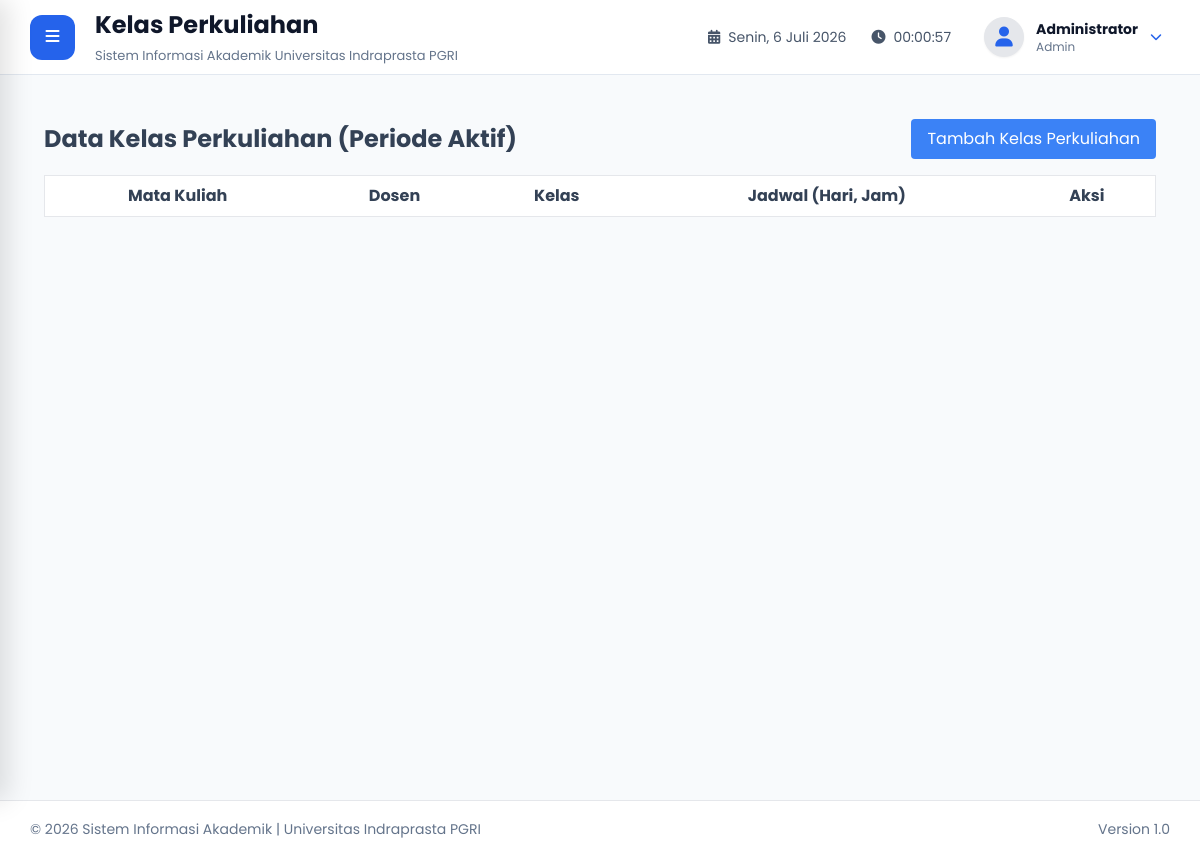
Before: /admin/jadwal/index.php (signed in) with the older database file.
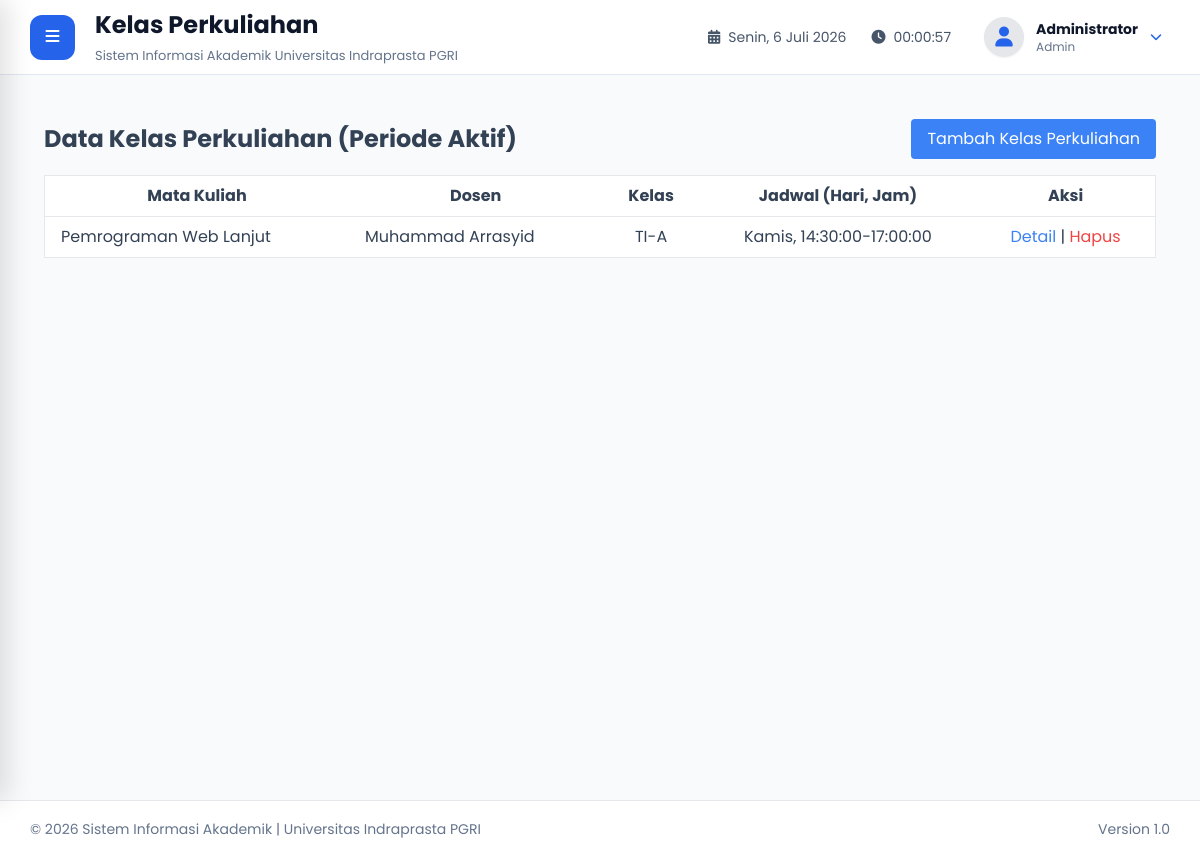
After: the same page with the newer database file.
### tables this page shows
CREATE TABLE IF NOT EXISTS `kelas_perkuliahan` (
  `id_kelas_perkuliahan` char(36) NOT NULL,
  `id_matkul` char(36) NOT NULL,
  `id_dosen` char(36) NOT NULL,
  `id_kelas` char(36) NOT NULL,
  `id_periode` char(36) NOT NULL,
  `hari` varchar(20) DEFAULT NULL,
  `jam_mulai` time DEFAULT NULL,
  `jam_selesai` time DEFAULT NULL,
  `ruangan` varchar(50) DEFAULT NULL,
  PRIMARY KEY (`id_kelas_perkuliahan`),
  KEY `id_matkul` (`id_matkul`),
  KEY `id_dosen` (`id_dosen`),
  KEY `id_kelas` (`id_kelas`),
  KEY `id_periode` (`id_periode`),
  CONSTRAINT `kelas_perkuliahan_ibfk_1` FOREIGN KEY (`id_matkul`) REFERENCES `mata_kuliah` (`id_matkul`) ON DELETE CASCADE,
  CONSTRAINT `kelas_perkuliahan_ibfk_2` FOREIGN KEY (`id_dosen`) REFERENCES `dosen` (`id_dosen`) ON DELETE CASCADE,
  CONSTRAINT `kelas_perkuliahan_ibfk_3` FOREIGN KEY (`id_kelas`) REFERENCES `kelas` (`id_kelas`) ON DELETE CASCADE,
  CONSTRAINT `kelas_perkuliahan_ibfk_4` FOREIGN KEY (`id_periode`) REFERENCES `periode_akademik` (`id_periode`) ON DELETE CASCADE
);

CREATE TABLE IF NOT EXISTS `mata_kuliah` (
  `id_matkul` char(36) NOT NULL,
  `id_prodi` char(36) NOT NULL,
  `kode_matkul` varchar(20) NOT NULL,
  `nama_matkul` varchar(100) NOT NULL,
  `sks` int NOT NULL,
  PRIMARY KEY (`id_matkul`),
  UNIQUE KEY `kode_matkul` (`kode_matkul`),
  KEY `id_prodi` (`id_prodi`),
  CONSTRAINT `mata_kuliah_ibfk_1` FOREIGN KEY (`id_prodi`) REFERENCES `prodi` (`id_prodi`) ON DELETE CASCADE
);

CREATE TABLE IF NOT EXISTS `users` (
  `id_user` char(36) NOT NULL,
  `username` varchar(50) NOT NULL,
  `password_hash` varchar(255) NOT NULL,
  `nama_lengkap` varchar(100) NOT NULL,
  `foto` varchar(255) DEFAULT 'default-user.png',
  `role` enum('admin','dosen','mahasiswa') NOT NULL,
  `status` enum('aktif','nonaktif') DEFAULT 'aktif',
  `last_login` datetime DEFAULT NULL,
  `created_at` timestamp NULL DEFAULT CURRENT_TIMESTAMP,
  PRIMARY KEY (`id_user`),
  UNIQUE KEY `username` (`username`)
);

CREATE TABLE IF NOT EXISTS `kelas` (
  `id_kelas` char(36) NOT NULL,
  `id_prodi` char(36) NOT NULL,
  `nama_kelas` varchar(20) NOT NULL,
  PRIMARY KEY (`id_kelas`),
  UNIQUE KEY `uk_prodi_kelas` (`id_prodi`,`nama_kelas`),
  CONSTRAINT `kelas_ibfk_1` FOREIGN KEY (`id_prodi`) REFERENCES `prodi` (`id_prodi`) ON DELETE CASCADE
);

### admin/jadwal/index.php (the view, shortened to what this page needs)
<?php
require_once "../../layout/header.php";
require_once "../../layout/sidebar.php";
require_once "../../layout/navbar.php";
$jadwal = $pdo->query("
    SELECT kp.*, m.nama_matkul, d.nama_lengkap as dosen, k.nama_kelas, p.nama_periode
    FROM kelas_perkuliahan kp
    JOIN mata_kuliah m ON kp.id_matkul = m.id_matkul
    JOIN dosen ds ON kp.id_dosen = ds.id_dosen
    JOIN users d ON ds.id_user = d.id_user
    JOIN kelas k ON kp.id_kelas = k.id_kelas
    JOIN periode_akademik p ON kp.id_periode = p.id_periode
    WHERE p.status = 'aktif'
    ORDER BY kp.hari ASC, kp.jam_mulai ASC
")->fetchAll();
?>
<div class="p-6">
    <div class="flex justify-between items-center mb-4">
        <h1 class="text-2xl font-bold">Data Kelas Perkuliahan (Periode Aktif)</h1>
        <a href="tambah.php" class="bg-blue-500 text-white px-4 py-2 rounded">Tambah Kelas Perkuliahan</a>
    </div>
    <table class="min-w-full bg-white border">
        <thead>
            <tr>
                <th class="py-2 px-4 border-b">Mata Kuliah</th>
                <th class="py-2 px-4 border-b">Dosen</th>
                <th class="py-2 px-4 border-b">Kelas</th>
                <th class="py-2 px-4 border-b">Jadwal (Hari, Jam)</th>
                <th class="py-2 px-4 border-b">Aksi</th>
            </tr>
        </thead>
        <tbody>
            <?php foreach($jadwal as $j): ?>
            <tr>
                <td class="py-2 px-4 border-b"><?= htmlspecialchars($j['nama_matkul']) ?></td>
                <td class="py-2 px-4 border-b"><?= htmlspecialchars($j['dosen']) ?></td>
                <td class="py-2 px-4 border-b text-center"><?= htmlspecialchars($j['nama_kelas']) ?></td>
                <td class="py-2 px-4 border-b text-center"><?= htmlspecialchars($j['hari']) ?>, <?= $j['jam_mulai'] ?>-<?= $j['jam_selesai'] ?></td>
                <td class="py-2 px-4 border-b text-center">
                    <a href="detail.php?id=<?= $j['id_kelas_perkuliahan'] ?>" class="text-blue-500">Detail</a> |
                    <a href="hapus.php?id=<?= $j['id_kelas_perkuliahan'] ?>" class="text-red-500" onclick="return confirm('Yakin hapus?')">Hapus</a>
                </td>
            </tr>
            <?php endforeach; ?>
        </tbody>
    </table>
</div>
<?php require_once "../../layout/footer.php"; ?>

Changed rows visible on the page:
added kelas_perkuliahan: id_matkul.nama_matkul "Pemrograman Web Lanjut", users.nama_lengkap "Muhammad Arrasyid", id_kelas.nama_kelas "TI-A", hari "Kamis", jam_mulai "14:30:00", jam_selesai "17:00:00"
